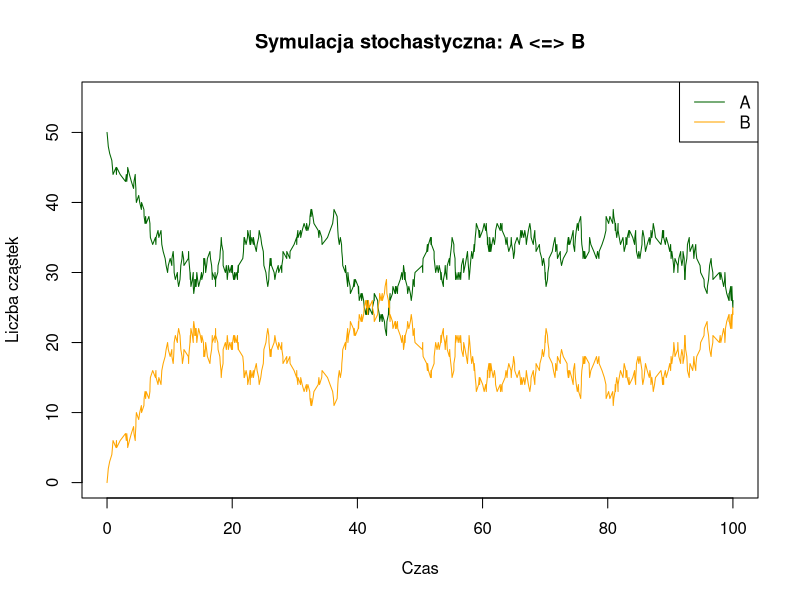
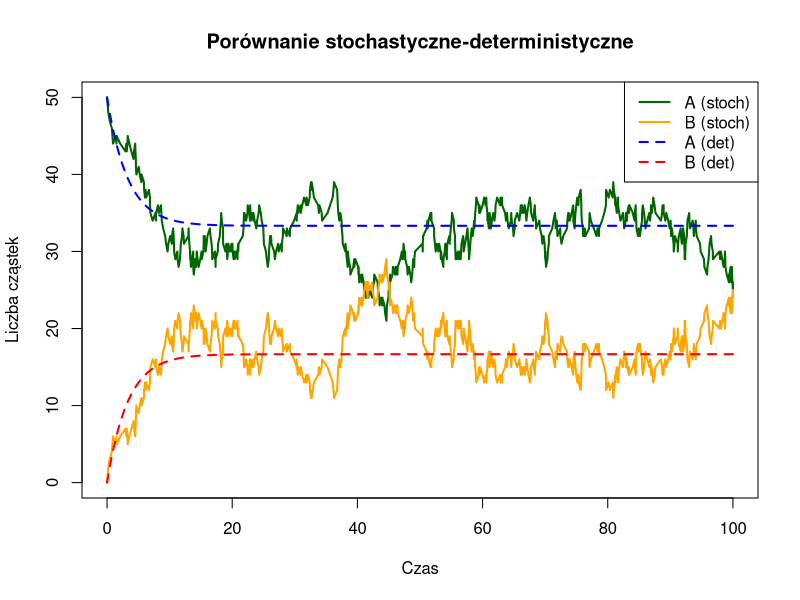

The R source for these figures, in order:
## ---- chunk 1
library("deSolve")
## ---- chunk 2
stoch_ab <- function(k_ab, k_ba, A_0, B_0, t_max){
  A  <- c(A_0)
  B  <- c(B_0)
  
  times <- c(0)
  t_now  <- 0
  counter <- 2
  
  while(t_now<=t_max){
  
  prop1 <- k_ab*A[counter-1]
  prop2 <- k_ba*B[counter-1]
  
  h <- prop1 + prop2
  
  r1 <- runif(1)
  r2 <- runif(1)
  
  tau <- -log(r1)/h
  
  if(0<= r2 && r2 < prop1/h) {
    A[counter] <- A[counter-1] - 1
    B[counter] <- B[counter-1] + 1
  
    if(A[counter]<0) A[counter] <- 0
  }
  
  if(prop1/h <= r2 && r2 <= 1) {
    A[counter] <- A[counter-1] + 1
    B[counter] <- B[counter-1] - 1
  
    if(B[counter]<0) B[counter] <- 0
  }  
  
  
  times[counter] <- times[counter-1] + tau
  t_now  <- t_now + tau
  counter <- counter + 1
  }
  list(times=times, A=A, B=B)
}

res_stoch_ab <- stoch_ab(k_ab = 0.1, k_ba = 0.2, A_0 = 50, B_0 = 0, t_max = 100)
## ---- chunk 3
plot(res_stoch_ab$times, res_stoch_ab$A, 
     type = "l", 
     col = "darkgreen", 
     xlab = "Czas", 
     ylab = "Liczba cząstek",
     main = "Symulacja stochastyczna: A <=> B",
     ylim = c(0, max(c(res_stoch_ab$A, res_stoch_ab$B)) + 5))
lines(res_stoch_ab$times, res_stoch_ab$B, col = "orange")
legend("topright", 
       legend = c("A", "B"), 
       col = c("darkgreen", "orange"), 
       lty = 1)
## ---- chunk 4
AB <- function(t, y, parameters){
  k_ab_1 <- parameters[1]
  k_ba_1 <- parameters[2]
  
  A_1 <- y[1]
  B_1 <- y[2]
  
  dA <- -k_ab_1*A_1 + k_ba_1*B_1
  dB <- k_ab_1*A_1 - k_ba_1*B_1
  
  list(c(dA, dB))
}
## ---- chunk 5
parameters_ab <- c(k_ab_1 = 0.1, k_ba_1 = 0.2)
inits <- c(A_1 = 50, B_1 = 0)
times <- seq(0, 100, by = 0.1)

ab <- as.data.frame(ode(
  y = inits,
  times = times,
  func = AB,
  parms = parameters_ab
))
## ---- chunk 6
plot(res_stoch_ab$times, res_stoch_ab$A, 
     type = "l", 
     col = "darkgreen", 
     xlab = "Czas", 
     ylab = "Liczba cząstek",
     main = "Porównanie stochastyczne-deterministyczne",
     ylim = c(0, max(c(res_stoch_ab$A, res_stoch_ab$B, ab$A_1, ab$B_1))),
     lwd = 2)
lines(res_stoch_ab$times, res_stoch_ab$B, col = "orange", lwd = 2)
lines(ab$time, ab$A, col = "blue", lty = 2, lwd = 2)
lines(ab$time, ab$B, col = "red", lty = 2, lwd = 2)
legend("topright", 
       legend = c("A (stoch)", "B (stoch)", "A (det)", "B (det)"),
       col = c("darkgreen", "orange", "blue", "red"), 
       lty = c(1, 1, 2, 2),
       lwd = 2)
